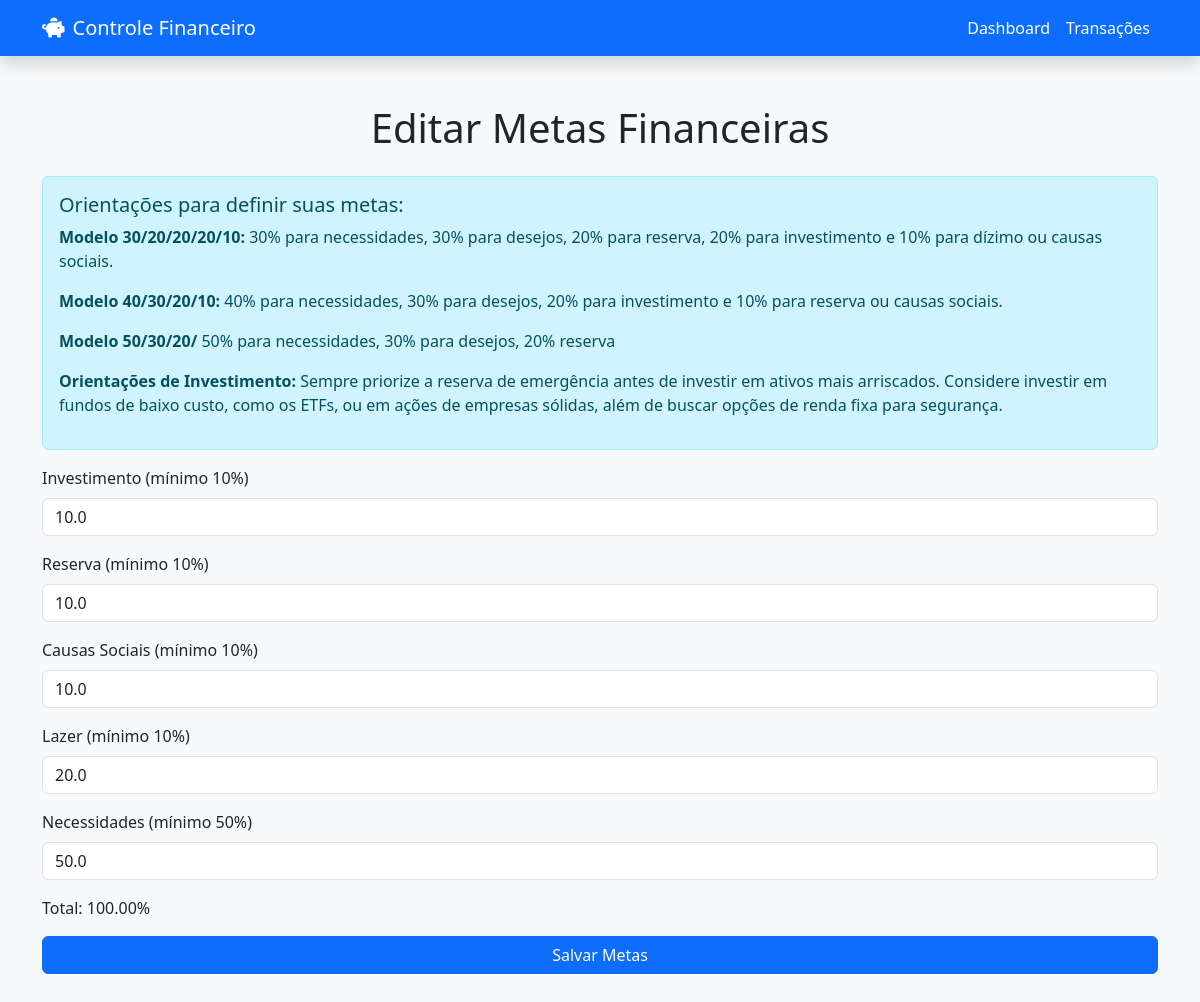
Page /editar_metas on the committed database.
### tables this page shows
CREATE TABLE Configuracoes (
        id INTEGER PRIMARY KEY AUTOINCREMENT,
        investimento REAL DEFAULT 10.0,
        reserva REAL DEFAULT 10.0,
        causas_sociais REAL DEFAULT 10.0,
        lazer REAL DEFAULT 20.0,
        necessidades REAL DEFAULT 50.0
    );

### app.py (the view, shortened to what this page needs)
@app.route('/editar_metas', methods=['GET', 'POST'])
def editar_metas():
    conn = conectar_bd()
    if conn is None:
        flash("Erro ao conectar ao banco de dados", "danger")
        return redirect(url_for('index'))
    cursor = conn.cursor()
    cursor.execute("SELECT * FROM Configuracoes LIMIT 1")
    configuracoes = cursor.fetchone()
    conn.close()
    return render_template('editar_metas.html', configuracoes=configuracoes)

### app.py (called while the page is built)
def conectar_bd():
    try:
        conn = sqlite3.connect('financeiro.db')
        conn.row_factory = sqlite3.Row
        return conn
    except sqlite3.Error as e:
        flash(f"Erro ao conectar com o banco de dados: {e}", "danger")
        return None

### templates/editar_metas.html (shortened to what this page needs)
<!DOCTYPE html>
<html lang="pt-br">
<head>
<link href="https://cdn.jsdelivr.net/npm/bootstrap@5.3.2/dist/css/bootstrap.min.css" rel="stylesheet">
<link href="https://cdnjs.cloudflare.com/ajax/libs/font-awesome/6.0.0/css/all.min.css" rel="stylesheet">
</head>
<body class="bg-light">
<nav class="navbar navbar-expand-lg navbar-dark bg-primary shadow">
  <div class="container">
    <a class="navbar-brand d-flex align-items-center" href="/dashboard">
      <i class="fa-solid fa-piggy-bank me-2"></i> Controle Financeiro
    </a>
    <div class="collapse navbar-collapse" id="navbarNav">
      <ul class="navbar-nav ms-auto">
        <li class="nav-item"><a class="nav-link text-white" href="/dashboard">Dashboard</a></li>
        <li class="nav-item"><a class="nav-link text-white" href="/transacoes">Transações</a></li>
      </ul>
    </div>
  </div>
</nav>
<div class="container py-5">
  <h1 class="text-center mb-4">Editar Metas Financeiras</h1>
  <div class="alert alert-info">
    <h5>Orientações para definir suas metas:</h5>
    <p><strong>Modelo 30/20/20/20/10:</strong> 30% para necessidades, 30% para desejos, 20% para reserva, 20% para investimento e 10% para dízimo ou causas sociais.
    <p><strong>Modelo 40/30/20/10:</strong> 40% para necessidades, 30% para desejos, 20% para investimento e 10% para reserva ou causas sociais.</p>
    <p><strong>Modelo 50/30/20/</strong> 50% para necessidades, 30% para desejos, 20% reserva </p>
    <p><strong>Orientações de Investimento:</strong> Sempre priorize a reserva de emergência antes de investir em ativos mais arriscados. Considere investir em fundos de baixo custo, como os ETFs, ou em ações de empresas sólidas, além de buscar opções de renda fixa para segurança.</p>
  </div>
  <form action="/editar_metas" method="POST" id="metasForm">
    <div class="mb-3">
      <label for="investimento" class="form-label">Investimento (mínimo 10%)</label>
      <input type="number" class="form-control" id="investimento" name="investimento" step="0.01" value="{{ configuracoes['investimento'] }}" required>
    </div>
    <div class="mb-3">
      <label for="reserva" class="form-label">Reserva (mínimo 10%)</label>
      <input type="number" class="form-control" id="reserva" name="reserva" step="0.01" value="{{ configuracoes['reserva'] }}" required>
    </div>
    <div class="mb-3">
      <label for="causas_sociais" class="form-label">Causas Sociais (mínimo 10%)</label>
      <input type="number" class="form-control" id="causas_sociais" name="causas_sociais" step="0.01" value="{{ configuracoes['causas_sociais'] }}" required>
    </div>
    <div class="mb-3">
      <label for="lazer" class="form-label">Lazer (mínimo 10%)</label>
      <input type="number" class="form-control" id="lazer" name="lazer" step="0.01" value="{{ configuracoes['lazer'] }}" required>
    </div>
    <div class="mb-3">
      <label for="necessidades" class="form-label">Necessidades (mínimo 50%)</label>
      <input type="number" class="form-control" id="necessidades" name="necessidades" step="0.01" value="{{ configuracoes['necessidades'] }}" required>
    </div>
    <div class="mb-3">
      <p class="total-percent" id="totalPercent">Total: 0%</p>
    </div>
    <button type="submit" class="btn btn-primary w-100" id="submitBtn">Salvar Metas</button>
  </form>
</div>
</body>
</html>

### rows in the picture
Configuracoes: investimento "10.0", reserva "10.0", causas_sociais "10.0", lazer "20.0", necessidades "50.0"
